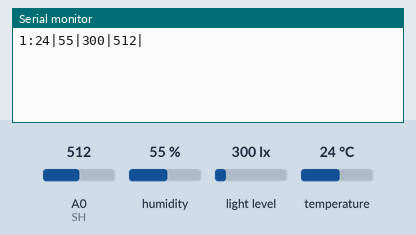
This sketch was run on a simulated Arduino Uno, built with avr-gcc and run on an emulated ATmega328P. On the bench: the last lines printed to the serial monitor. Wiring (inferred from the names in the program): DHT11 sensor: data pin 2; BH1750 light sensor at I2C address 0x23. The test bench sets the inputs (shaded band); at power-on: humidity 55 %, light level 300 lx, A0 (SH) = 512, temperature 24 °C.

Above: at 1.8 s.
1.9 s: humidity set to 22 %
At 5.2 s:
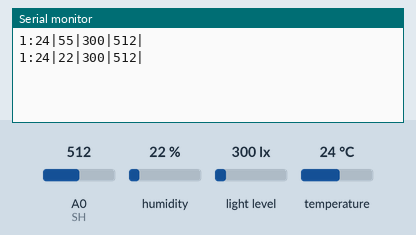
5.5 s: light level set to 40 lx
At 8.3 s:
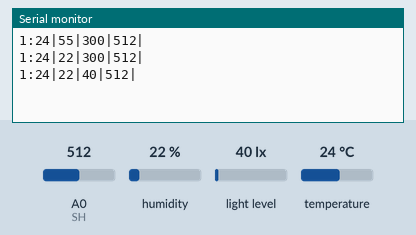
9.1 s: A0 (SH) set to 716
At 11.5 s:
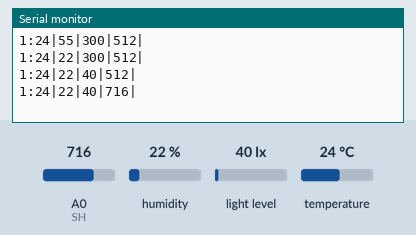
12.7 s: temperature set to 12 °C
At 14.6 s:
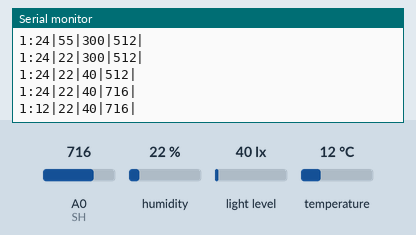
16.3 s: light level set to 500 lx
At 17.8 s:
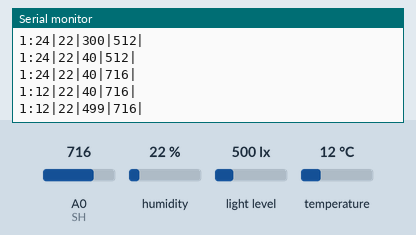
19.9 s: A0 (SH) set to 992
At 20.9 s:
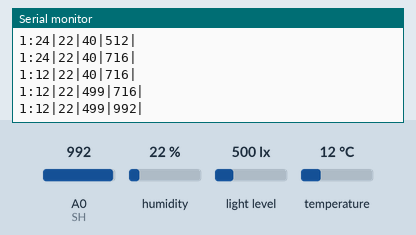
Timing chart, 0 to 22.9 s (numbered marks = the images above; inputs shaded):
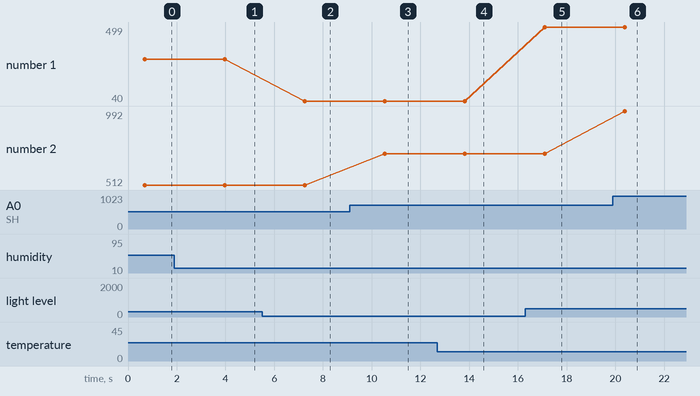

The sketch:

integrationWithESP_02_SofwareSerial.ino
```cpp
const byte rxPin = 3;
const byte txPin = 4;

#include <Wire.h>
#include "DHT.h"

#define DHTTYPE DHT11
#define DHTPIN 2
#define SH A0

int h, t; //humidity and temperature variables
int sh; // soil humidity
int lum;//luminodity

int BH1750_address = 0x23; // i2c address of luxMeter
byte buff[2];
#include <SoftwareSerial.h>
SoftwareSerial mySerial (rxPin, txPin);
DHT dht(DHTPIN, DHTTYPE);


void setup() {
  char r;
  pinMode(SH, INPUT);

mySerial.begin(19200);
  Serial.begin(19200);
  Wire.begin();
  BH1750_Init(BH1750_address); //set units

  lum = -1;
  if (BH1750_Read(BH1750_address) == 2) {
    lum = ((buff[0] << 8) | buff[1]) / 1.2;
  }

  delay(200);
  dht.begin();
  delay(200);
  h = dht.readHumidity(); // initial temperature & humidity tests for  verifiyng that the data is being received
  t = dht.readTemperature();
  sh = analogRead(SH);

  if ((isnan(t) || isnan(h)) && (lum != -1) && sh > 1005) {
    Serial.println("Failed to read from one of the sensors \n Going to loop{}");
  }
/*Serial.println("Software serial is up for a handshake!");
while(!Serial.available()){
}

mySerial.println(Serial.read());
Serial.println("Waiting for the response");
while(!mySerial.available()){
}
Serial.println(mySerial.read());
*/


}

void loop() {

  h = (int)dht.readHumidity();
  t = (int)dht.readTemperature();
  lum = (int)outputLux(BH1750_address); //get luminosity
  sh = analogRead(SH);
  mySerial.print('1');
  mySerial.print(':');
  mySerial.print(t);
  mySerial.print('|');
  mySerial.print(h);
  mySerial.print('|');
  mySerial.print(lum);
  mySerial.print('|');
  mySerial.print(sh);
 mySerial.println('|');

  Serial.print('1');
  Serial.print(':');
  Serial.print(t);
  Serial.print('|');
  Serial.print(h);
  Serial.print('|');
  Serial.print(lum);
  Serial.print('|');
  Serial.print(sh);
  Serial.println('|');
 delay(3000);
}
void BH1750_Init(int address) {

  Wire.beginTransmission(address);
  Wire.write(0x10); // 1 [lux] set units to lux
  Wire.endTransmission();
}

byte BH1750_Read(int address) {

  byte i = 0;
  Wire.beginTransmission(address);
  Wire.requestFrom(address, 2);
  while (Wire.available()) {
    buff[i] = Wire.read();
    i++;
  }
  Wire.endTransmission();
  return i;
}

float outputLux(int address) {
  float lux;
  if (BH1750_Read(address) == 2) {
    lux = ((buff[0] << 8) | buff[1]) / 1.2;

    return lux;
  }
  else return lux;
}
```

Measured:
- after the input at 1.9 s, the serial monitor: prints a new line after 2.1 s (image 1)
- after the input at 5.5 s, the serial monitor: prints a new line after 1.8 s (image 2)
- after the input at 9.1 s, the serial monitor: prints a new line after 1.4 s (image 3)
- after the input at 12.7 s, the serial monitor: prints a new line after 1.1 s (image 4)
- after the input at 16.3 s, the serial monitor: prints a new line after 0.81 s (image 5)
- after the input at 19.9 s, the serial monitor: prints a new line after 0.50 s (image 6)
- plotted number 1: 300 → 40 after the input at 5.5 s, 40 → 499 after the input at 16.3 s
- plotted number 2: 512 → 716 after the input at 9.1 s, 716 → 992 after the input at 19.9 s
